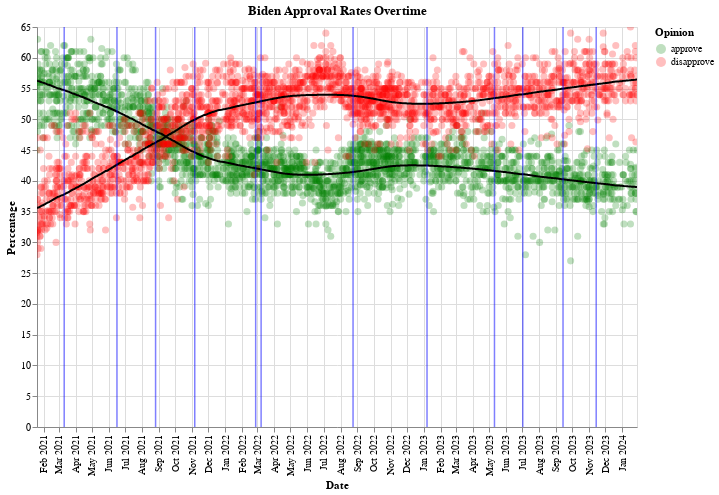

The notebook cell this image was saved under:
### Markdown cell above
### Creating Graph using Vega-Altaire

We used chatGBT to help us add smoothed lines of best fit as we were not able to do this

### Code cell
# Assume 'Biden_dataframe' is your DataFrame
df_long = pd.melt(Biden_dataframe, id_vars=['startDate'], value_vars=['approve', 'disapprove'],
                  var_name='Opinion', value_name='Percentage')

# Altair Chart for points with filled circles
chart_points = alt.Chart(df_long).mark_point(size=50, opacity=0.25, filled=True).encode(
    x=alt.X('startDate:T', axis=alt.Axis(tickCount='month', format='%b %Y', labelAngle=-90)),
    y=alt.Y('Percentage:Q', axis=alt.Axis(title='Percentage')),
    color=alt.Color('Opinion:N', scale=alt.Scale(domain=['approve', 'disapprove'], range=['green', 'red']), legend=alt.Legend(title='Opinion')),
).properties(
    title='Biden Approval Rates Overtime',
    width=600,
    height=400
)

# Adding smoothed lines of best fit using Chatgbt 

loess_smoothed = df_long.groupby(['Opinion', 'startDate']).mean().reset_index()
loess_smoothed['smoothed'] = loess_smoothed.groupby('Opinion')['Percentage'].transform(lambda x: sm.nonparametric.lowess(x, range(len(x)), frac=0.3)[:, 1])

chart_lines = alt.Chart(loess_smoothed).mark_line(color='black').encode(
    x=alt.X('startDate:T', axis=alt.Axis(tickCount='month', format='%b %Y', labelAngle=-90), title='Date'),
    y=alt.Y('smoothed:Q', axis=alt.Axis(title='Percentage')),
    detail='Opinion:N'
)


# adding event lines 
vertical_lines = alt.Chart(events_data).mark_rule(color='blue', strokeWidth=1.5,opacity=0.5).encode(
    x='Date:T',
    tooltip=['Event:N'],
)

# adding all the componenets of the graph together
Biden_Approval_Rates_Overtime = alt.layer(chart_points, chart_lines, vertical_lines).interactive()


Biden_Approval_Rates_Overtime

### Figure 1 — Vega-Lite specification as saved in the notebook (floating-point values rounded to 4 significant figures; data arrays with more than 128 entries replaced by an {"elided": "..."} marker saying what was removed)
{"config": {"view": {"continuousWidth": 300, "continuousHeight": 300}}, "layer": [{"data": {"name": "data-f4cc5fd658dd09f3cf57ca548b75b7ed"}, "mark": {"type": "point", "filled": true, "opacity": 0.25, "size": 50}, "encoding": {"color": {"field": "Opinion", "legend": {"title": "Opinion"}, "scale": {"domain": ["approve", "disapprove"], "range": ["green", "red"]}, "type": "nominal"}, "x": {"axis": {"format": "%b %Y", "labelAngle": -90, "tickCount": "month"}, "field": "startDate", "type": "temporal"}, "y": {"axis": {"title": "Percentage"}, "field": "Percentage", "type": "quantitative"}}, "name": "view_4", "title": "Biden Approval Rates Overtime"}, {"data": {"name": "data-376ec0b21fde06c61c5a816ac7fd283d"}, "mark": {"type": "line", "color": "black"}, "encoding": {"detail": {"field": "Opinion", "type": "nominal"}, "x": {"axis": {"format": "%b %Y", "labelAngle": -90, "tickCount": "month"}, "field": "startDate", "title": "Date", "type": "temporal"}, "y": {"axis": {"title": "Percentage"}, "field": "smoothed", "type": "quantitative"}}}, {"data": {"name": "data-afa0643db230eb385b485ec1746f9c14"}, "mark": {"type": "rule", "color": "blue", "opacity": 0.5, "strokeWidth": 1.5}, "encoding": {"tooltip": [{"field": "Event", "type": "nominal"}], "x": {"field": "Date", "type": "temporal"}}}], "height": 400, "params": [{"name": "param_4", "select": {"type": "interval", "encodings": ["x", "y"]}, "bind": "scales", "views": ["view_4"]}], "width": 600, "$schema": "https://vega.github.io/schema/vega-lite/v5.15.1.json", "datasets": {"data-f4cc5fd658dd09f3cf57ca548b75b7ed": {"elided": "4842 records"}, "data-376ec0b21fde06c61c5a816ac7fd283d": {"elided": "1882 records"}, "data-afa0643db230eb385b485ec1746f9c14": [{"Date": "2021-06-16", "Event": "Geneva Summit with Putin"}, {"Date": "2021-03-11", "Event": "American Rescue Plan"}, {"Date": "2021-11-06", "Event": "Infrastructure Investment and Jobs Act Signed"}, {"Date": "2021-08-26", "Event": "Hurricane Ida"}, {"Date": "2022-03-08", "Event": "Ban on Russian energy imports"}, {"Date": "2022-08-24", "Event": "Student Loan forgiveness plan"}, {"Date": "2022-02-26", "Event": "Trump sides with Putin as Biden tries to stop a war"}, {"Date": "2023-05-11", "Event": "Title 42 expires as federal government tries to handle migration"}, {"Date": "2023-09-14", "Event": "Hunter Biden indicted by federal prosecutors on gun charges"}, {"Date": "2023-11-14", "Event": "Biden met with Chinese leader Xi Jinping"}, {"Date": "2023-07-2", "Event": "Interest rates jump to highest levels in 22 years"}, {"Date": "2023-01-07", "Event": "Republicans take majority in the House of Representatives for the first time in four years"}]}}
